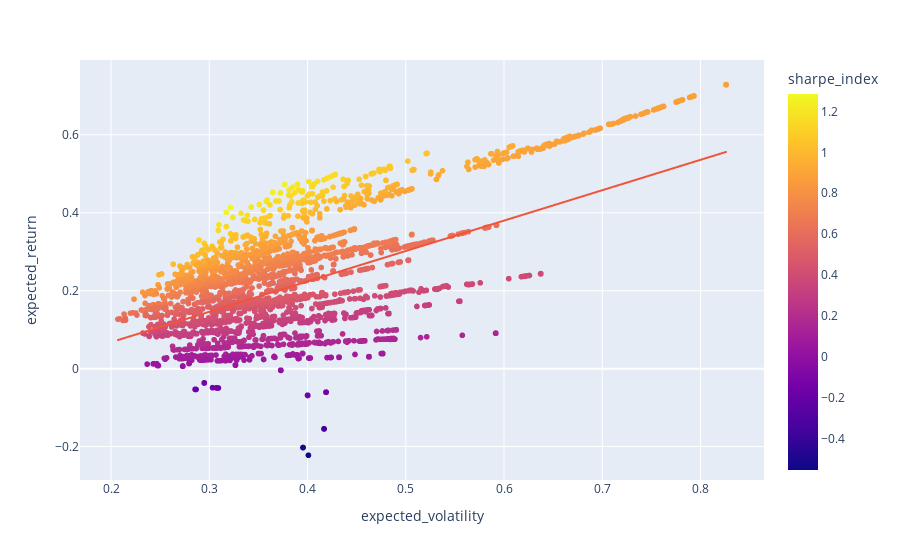

Source (notebook cell):
### Markdown cell above
### Return Portfolio dan Resiko Portfolio memiliki korelasi positif
Artinya semakin tinggi return dari portfolio tersebut, semakin tinggi pula resiko yang dimiliki portfolio
\
Salah satu parameter portfolio yang optimal adalah **Sharpe Index**, dengan membagi return dengan resiko

### Code cell
import plotly_express as px

px.scatter(result, x=result["expected_volatility"], y=result["expected_return"], color=result["sharpe_index"], trendline="ols")

### Figure 1 — Plotly figure (JSON) as saved in the notebook; plotly's stock layout.template omitted (floating-point values rounded to 4 significant figures; data arrays with more than 128 entries replaced by an {"elided": "..."} marker saying what was removed)
{"data": [{"hovertemplate": "expected_volatility=%{x}<br>expected_return=%{y}<br>sharpe_index=%{marker.color}<extra></extra>", "legendgroup": "", "marker": {"color": {"elided": "9139 float values"}, "coloraxis": "coloraxis", "symbol": "circle"}, "mode": "markers", "name": "", "showlegend": false, "type": "scattergl", "x": {"elided": "9139 float values"}, "xaxis": "x", "y": {"elided": "9139 float values"}, "yaxis": "y"}, {"hovertemplate": "<b>OLS trendline</b><br>expected_return = 0.779968 * expected_volatility + -0.0881593<br>R<sup>2</sup>=0.352464<br><br>expected_volatility=%{x}<br>expected_return=%{y} <b>(trend)</b><extra></extra>", "legendgroup": "", "marker": {"symbol": "circle"}, "mode": "lines", "name": "", "showlegend": false, "type": "scattergl", "x": {"elided": "9139 float values"}, "xaxis": "x", "y": {"elided": "9139 float values"}, "yaxis": "y"}], "layout": {"coloraxis": {"colorbar": {"title": {"text": "sharpe_index"}}, "colorscale": [[0, "#0d0887"], [0.1111, "#46039f"], [0.2222, "#7201a8"], [0.3333, "#9c179e"], [0.4444, "#bd3786"], [0.5556, "#d8576b"], [0.6667, "#ed7953"], [0.7778, "#fb9f3a"], [0.8889, "#fdca26"], [1, "#f0f921"]]}, "legend": {"tracegroupgap": 0}, "margin": {"t": 60}, "xaxis": {"anchor": "y", "domain": [0, 1], "title": {"text": "expected_volatility"}}, "yaxis": {"anchor": "x", "domain": [0, 1], "title": {"text": "expected_return"}}}}
